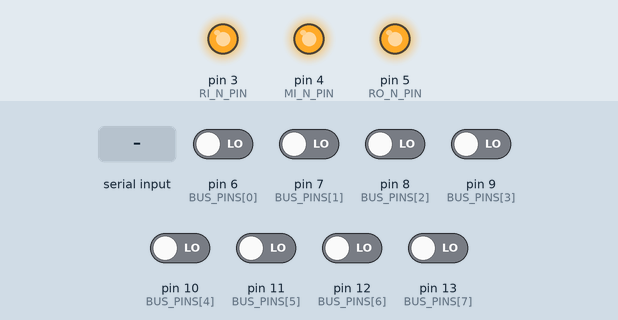
Simulated run of this sketch. Board: Arduino Uno, built with avr-gcc and run on an emulated ATmega328P. Parts: output pins drawn as LEDs (lit = HIGH). The test bench sets the inputs (shaded band); at power-on: pin 6 (BUS_PINS[0]), pin 7 (BUS_PINS[1]), pin 8 (BUS_PINS[2]), pin 9 (BUS_PINS[3]), pin 10 (BUS_PINS[4]), pin 11 (BUS_PINS[5]), pin 12 (BUS_PINS[6]), pin 13 (BUS_PINS[7]) LOW. Pins used as bus, display or sensor lines are not drawn; what the sketch prints to the serial monitor is not drawn.

Above: at 1.0 s.
1.1 s: "5\n" received over Serial
Timing chart, 0 to 4.1 s (numbered marks = the images above; inputs shaded):
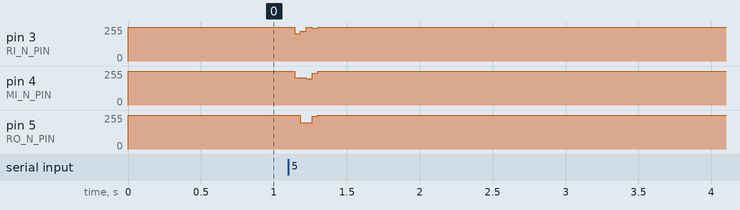

Measured:
- after the input at 1.1 s, pin 4 (MI_N_PIN): 255/255 → 205/255 at once, → 255/255 0.08 s later; pin 5 (RO_N_PIN): 255/255 → 198/255 after 0.08 s, → 255/255 0.08 s later

The sketch:

ram_programmer.ino
```cpp
/*
The SRAM needs to maintin power between programming and running.
The programmer needs to control the bus, and also expects access
to the following control signals: /RO, /MI, /RI
Additionally it must be able to control the clock (CLK).
Expected wiring:
* Arduino D2  > CLK
* Arduino D3  > /RI
* Arduino D4  > /MI
* Arduino D5  > /RO
* Arduino D6  > Bus bit0
* Arduino D7  > Bus bit1
* Arduino D8  > Bus bit2
* Arduino D9  > Bus bit3
* Arduino D10 > Bus bit4
* Arduino D11 > Bus bit5
* Arduino D12 > Bus bit6
* Arduino D13 > Bus bit7
*/

#include <Arduino.h>
#include <avr/pgmspace.h>
#include "programs.h"

// ---------------- Pin mapping ----------------
// bus pins (LSB first)
const uint8_t BUS_PINS[8] = {6,7,8,9,10,11,12,13};

// control pins
const uint8_t RO_N_PIN = 5;   // /RO
const uint8_t MI_N_PIN = 4;   // /MI
const uint8_t RI_N_PIN = 3;   // /RI
const uint8_t CLK_PIN  = 2;   // clock pulse

// ---------------- timings ----------------
const unsigned int SETTLE_US    = 20;
const unsigned int CTRL_HOLD_US = 20;
const unsigned int CLK_PULSE_US = 50;
const unsigned int RAM_OUT_US   = 50;

static const uint8_t ORIGIN_ADDR = 0x00;  // where to load the program

// pad first N bytes to 0x00 (NOP)
static const uint16_t PAD_BYTES = 128;

// ---------------- bus helpers ----------------
void driveBus(uint8_t value) {
  for (uint8_t i = 0; i < 8; i++) {
    pinMode(BUS_PINS[i], OUTPUT);
    digitalWrite(BUS_PINS[i], (value & (1 << i)) ? HIGH : LOW);
  }
  delayMicroseconds(SETTLE_US);
}

void releaseBus() {
  for (uint8_t i = 0; i < 8; i++) {
    pinMode(BUS_PINS[i], INPUT);
    digitalWrite(BUS_PINS[i], LOW);
  }
  delayMicroseconds(SETTLE_US);
}

uint8_t readBus() {
  uint8_t v = 0;
  for (uint8_t i = 0; i < 8; i++) {
    if (digitalRead(BUS_PINS[i]) == HIGH) v |= (1 << i);
  }
  return v;
}

void pulseClock() {
  digitalWrite(CLK_PIN, HIGH);
  delayMicroseconds(CLK_PULSE_US);
  digitalWrite(CLK_PIN, LOW);
  delayMicroseconds(SETTLE_US);
}

// ---------------- MAR/RAM ops ----------------
// latches address to MAR
void setAddress(uint8_t addr) {
  driveBus(addr);
  digitalWrite(MI_N_PIN, LOW);
  delayMicroseconds(CTRL_HOLD_US);
  pulseClock();
  digitalWrite(MI_N_PIN, HIGH);
  delayMicroseconds(SETTLE_US);
}

// writes
void writeByte(uint8_t addr, uint8_t data) {
  // make sure RAM isn't trying to output
  digitalWrite(RO_N_PIN, HIGH);

  // set the address on the MAR
  setAddress(addr);

  // put the data on the bus and set it in RAM
  driveBus(data);
  digitalWrite(RI_N_PIN, LOW);
  delayMicroseconds(CTRL_HOLD_US);
  pulseClock();
  digitalWrite(RI_N_PIN, HIGH);

  releaseBus();
}

uint8_t readByte(uint8_t addr) {
  // make sure RAM isn't writing
  digitalWrite(RI_N_PIN, HIGH);

  // set the address on the MAR
  setAddress(addr);

  // tell RAM to output and read the bus
  releaseBus();
  digitalWrite(RO_N_PIN, LOW);
  delayMicroseconds(RAM_OUT_US);

  uint8_t v = readBus();

  digitalWrite(RO_N_PIN, HIGH);
  delayMicroseconds(SETTLE_US);
  return v;
}

// ---------------- Utilities ----------------
void dumpRam(uint8_t startAddr, uint8_t count) {
  Serial.print(F("Dump 0x"));
  if (startAddr < 16) Serial.print('0');
  Serial.print(startAddr, HEX);
  Serial.print(F(".. count "));
  Serial.println(count);

  for (uint8_t i = 0; i < count; i++) {
    uint8_t addr = startAddr + i;
    uint8_t v = readByte(addr);

    Serial.print(F("0x"));
    if (addr < 16) Serial.print('0');
    Serial.print(addr, HEX);
    Serial.print(F(": 0x"));
    if (v < 16) Serial.print('0');
    Serial.println(v, HEX);
  }
}

bool programAndVerifyPadded(const uint8_t* prog, uint8_t origin, uint8_t len, uint16_t padBytes) {
  Serial.print(F("Padding first "));
  Serial.print(padBytes);
  Serial.println(F(" bytes to 0x00 (NOP)..."));

  // pad region
  for (uint16_t a = 0; a < padBytes; a++) {
    writeByte((uint8_t)a, 0x00);
  }

  Serial.println(F("Verifying pad..."));
  uint16_t padBad = 0;
  for (uint16_t a = 0; a < padBytes; a++) {
    uint8_t got = readByte((uint8_t)a);
    if (got != 0x00) padBad++;
  }

  Serial.print(F("Pad verify bad bytes: "));
  Serial.println(padBad);

  // program region
  Serial.print(F("Programming RAM @ origin 0x"));
  if (origin < 16) Serial.print('0');
  Serial.print(origin, HEX);
  Serial.print(F(" len="));
  Serial.println(len);

  for (uint8_t i = 0; i < len; i++) {
    uint8_t b = pgm_read_byte(prog + i);
    writeByte((uint8_t)(origin + i), b);
  }

  Serial.println(F("Write complete. Verifying program..."));

  uint8_t bad = 0;
  for (uint8_t i = 0; i < len; i++) {
    uint8_t expected = pgm_read_byte(prog + i);
    uint8_t addr = (uint8_t)(origin + i);
    uint8_t got = readByte(addr);

    if (got != expected) {
      bad++;
      Serial.print(F("Mismatch @0x"));
      if (addr < 16) Serial.print('0');
      Serial.print(addr, HEX);
      Serial.print(F(" exp 0x"));
      if (expected < 16) Serial.print('0');
      Serial.print(expected, HEX);
      Serial.print(F(" got 0x"));
      if (got < 16) Serial.print('0');
      Serial.println(got, HEX);
    }
  }

  Serial.print(F("Program verify done. Bad bytes: "));
  Serial.println(bad);

  return (padBad == 0) && (bad == 0);
}

// Read an integer selection (e.g., "12") from Serial
int readSelectionInt() {
  while (!Serial.available()) { /* wait */ }
  String s = Serial.readStringUntil('\n');
  s.trim();
  if (s.length() == 0) return -1;
  int n = s.toInt();
  return n;
}

// ---------------- Setup ----------------
void setup() {
  Serial.begin(115200);

  pinMode(RO_N_PIN, OUTPUT);
  pinMode(MI_N_PIN, OUTPUT);
  pinMode(RI_N_PIN, OUTPUT);
  pinMode(CLK_PIN, OUTPUT);

  digitalWrite(RO_N_PIN, HIGH);
  digitalWrite(MI_N_PIN, HIGH);
  digitalWrite(RI_N_PIN, HIGH);
  digitalWrite(CLK_PIN, LOW);

  releaseBus();

  Serial.println();
  Serial.println(F("In-circuit RAM programmer."));
  Serial.println(F("Ensure CPU clock is stopped and no other outputs drive the bus."));
  Serial.println();

  for (uint8_t i = 0; i < PROGRAM_COUNT; i++) {
    Serial.print(i+1);
    Serial.print(": ");
    Serial.print(PROGRAMS[i].name);
    Serial.print(" (len=");
    Serial.print(PROGRAMS[i].len);
    Serial.println(")");
  }
  Serial.println();
  Serial.println(F("Select program number and press Enter:"));

  int sel1based = readSelectionInt();
  int sel = sel1based - 1;

  if (sel < 0 || sel >= (int)PROGRAM_COUNT) {
    Serial.println(F("Invalid selection."));
    return;
  }

  Serial.print(F("Selected: "));
  Serial.println(PROGRAMS[sel].name);

  bool ok = programAndVerifyPadded(PROGRAMS[sel].bytes, ORIGIN_ADDR, PROGRAMS[sel].len, PAD_BYTES);

  // dumpRam(0x00, 32);

  Serial.println(ok ? F("SUCCESS. Disconnect Arduino board, switch to RUN, reset CPU, start main clock.")
                    : F("FAIL. Fix something and retry."));
}

void loop() {}
```

programs.h
```cpp
#pragma once
#include <Arduino.h>
#include <avr/pgmspace.h>

struct ProgramDef {
  const char* name;          // string literal (OK for small menus)
  const uint8_t* bytes;      // points to PROGMEM data
  uint8_t len;               // derived from sizeof(program)
};

// --------------------------------
// PROGRAM TABLE/LOOKUP
// --------------------------------
// This table needs to be updated as per the actual programs below
#define PROGRAM_LIST(X) \
  X(TEST01,     "Flags & Jumps") \
  X(TEST02,     "Memory") \
  X(TEST03,     "Registers & ADD") \
  X(TEST04,     "JMPV") \
  X(DANCE01,    "LED Dance 1") \
  X(DANCE02,    "LED Dance 2") \
  X(DEMO01,     "Demo 01")

// --------------------------------
// PROGRAM LIST
// --------------------------------

const uint8_t TEST01[16]PROGMEM = {
  // ; Flags & Jumps test
  // ; Will test: LDI, STA, SUB, ADI, JC, JZ, JMP, OUT, HLT
  // ; PASS output: 0x0A
  // ; FAIL output: 0x0E
  0xD1, // LDI 0x01 ; A = 1
  0x3F, // STA 0x0F ; RAM[0xF] = 1
  0xD0, // LDI 0x00 ; A = 0
  0xEF, // SUB 0x0F ; A = 0 - 1 = 0xFF, CF=0, ZF=0
  0x8D, // JC 0x0D ; must NOT jump (CF=0)
  0x51, // ADI 0x01 ; A = 0x00, CF=1, ZF=1
  0x98, // JZ 0x08 ; must jump (ZF=1)
  0x6D, // JMP 0x0D ; FAIL if we get here
  0x8A, // JC 0x0A ; must jump (CF=1)
  0x6D, // JMP 0x0D ; FAIL if we get here
  0xDA, // LDI 0x0A ; PASS code
  0xA0, // OUT
  0xF0, // HLT
  0xDE, // LDI 0x0E ; FAIL code
  0xA0, // OUT
  0xF0, // HLT
};

const uint8_t TEST02[12]PROGMEM = {
  // ; Memory test
  // ; Will test: LDI, STA, LDA, LDB, MOVA_B, OUT, HLT
  // ; PASS output: 0x0B
  // ; FAIL output: not 0x0B
  0xD9, // LDI 0x09 ; A = 0x09 (signature value)
  0xA0, // OUT ; just to set it to an incorrect value
  0x3E, // STA 0x0E ; RAM[0x0E] = 0x09
  0xD3, // LDI 0x03 ; A = 0x03 (signature value)
  0x3F, // STA 0x0F ; RAM[0x0F] = 0x03
  0x1E, // LDA 0x0E ; A = 0x09 (proves STA -> LDA round-trip)
  0x52, // ADI 0x02 ; A = 0x0B
  0x2F, // LDB 0x0F ; B = 0x03 (loads B from RAM)
  0xB0, // MOVA_B ; A = 0x03 (proves B truly received 0x03)
  0x58, // ADI 0x08 ; A = 0x0B
  0xA0, // OUT ; expect 0x0B
  0xF0, // HLT
};

const uint8_t TEST03[10]PROGMEM = {
  // ; Register transfer & ADD test
  // ; Will test: NOP, LDI, STA, ADD, MOVB_A, MOVA_B, OUT, HLT
  // ; PASS output: 0x0C
  0x00, // NOP ; do nothing
  0xD1, // LDI 0x01 ; A = 1
  0x3F, // STA 0x0F ; RAM[0x0F] = 1
  0xDB, // LDI 0x0B ; A = 0x0B
  0x4F, // ADD 0x0F ; A = 0x0C        (tests ADD-from-RAM)
  0xC0, // MOVB_A ; B = 0x0C        (tests MOVB_A)
  0xD0, // LDI 0x00 ; A = 0
  0xB0, // MOVA_B ; A = 0x0C        (tests MOVA_B)
  0xA0, // OUT ; expect 0x0C
  0xF0, // HLT
};

const uint8_t TEST04[16]PROGMEM = {
  // ; JMPV test
  // ; Will test: LDI, STA, JMPV, OUT, HLT
  // ; PASS output: 0x0D
  0xDC, // LDI 0x0C ; A = 0x0C (address of PASS block)
  0x3F, // STA 0x0F ; RAM[0x0F] = 0x0C (jump vector)
  0xDE, // LDI 0x0E ; preload FAIL code in A
  0x7F, // JMPV 0x0F ; PC = RAM[0x0F] (should jump to 0x0C)
  0xA0, // OUT ; if JMPV fails, we fall through and output 0x0E
  0xF0, // HLT
  0x00, // NOP ; padding
  0x00, // NOP
  0x00, // NOP
  0x00, // NOP
  0x00, // NOP
  0x00, // NOP
  0xDD, // LDI 0x0D ; PASS code (must be at 0x0C)
  0xA0, // OUT
  0xF0, // HLT
  0x00, // NOP
};

const uint8_t DANCE01[14]PROGMEM = {
  // ; Dual-chase display loop
  // ; Visuals:
  // ; - A counts upward
  // ; - B shows (0xFF - A), so it "counts downward"
  // ; - RAM[0] mirrors A, RAM[1] mirrors B (RAM+MAR animate)
  // ; - ALU active every step
  0xD1, // LDI 0x01
  0x3F, // STA 0x0F ; RAM[0xF] = 1  (increment constant)
  0xD0, // LDI 0x00
  0x30, // STA 0x00 ; RAM[0] = A          (show A on RAM)
  0xC0, // MOVB_A ; B = A               (copy A so B changes too)
  0xD0, // LDI 0x00
  0xE0, // SUB 0x00 ; A = 0 - RAM[0] = (-A)   (two's complement-ish step)
  0xEF, // SUB 0x0F ; A = A - 1 = (~A)        (because (-A) - 1 == ~A)
  0xC0, // MOVB_A ; B = A               (B = ~original A)
  0x31, // STA 0x01 ; RAM[1] = B          (show B on RAM)
  0x10, // LDA 0x00 ; A = original A back
  0x4F, // ADD 0x0F ; A = A + 1           (increment)
  0xA0, // OUT
  0x63, // JMP 0x03
};

const uint8_t DANCE02[10]PROGMEM = {
  // ; ALU shimmer loop
  // ; Visuals:
  // ; - A runs and jitters
  // ; - B periodically captures A (so B LEDs “follow” but lag)
  // ; - RAM[1] stores a constant (used for ADD/SUB)
  // ; - ALU is constantly active
  0xD7, // LDI 0x07
  0x31, // STA 0x01 ; RAM[1] = 7  (constant)
  0x51, // ADI 0x01 ; A++
  0xA0, // OUT
  0xC0, // MOVB_A ; B = A       (B tracks A)
  0x41, // ADD 0x01 ; A = A + 7   (big jump, ALU lights)
  0xE1, // SUB 0x01 ; A = A - 7   (back, but flags toggle)
  0x52, // ADI 0x02 ; A += 2
  0xA0, // OUT
  0x62, // JMP 0x02
};

const uint8_t DEMO01[16]PROGMEM = {
  // ; Fibonacci sequence
  // ; Setup
  0xD1, // LDI 0x01 ; Set A = 1 initially
  0x3E, // STA 0x0E ; Store A = 1 into 0xE (Previous value)
  0x3F, // STA 0x0F ; Store A = 1 into 0xF (Current value)
  // ; Main loop
  0x8C, // JC 0x0C ; If Carry Flag is set, be done
  0x1F, // LDA 0x0F ; Load current value into A
  0x3D, // STA 0x0D ; Put that into temp storage
  0x4E, // ADD 0x0E ; Add our previous value
  0xA0, // OUT ; Show it on the Display
  0x3F, // STA 0x0F ; Store our current value
  0x1D, // LDA 0x0D ; Load our temporary value
  0x3E, // STA 0x0E ; Store that into our previous value
  0x63, // JMP 0x03 ; Keep on going
  0xF0, // HLT
  0x00, // PAD
  0x00, // PAD
  0x00, // PAD
};

// --- Auto-generate PROGRAMS[] from PROGRAM_LIST ---
#define MAKE_PROG(sym, title) { title, sym, (uint8_t)sizeof(sym) },
const ProgramDef PROGRAMS[] = {
  PROGRAM_LIST(MAKE_PROG)
};
#undef MAKE_PROG

const uint8_t PROGRAM_COUNT = sizeof(PROGRAMS) / sizeof(PROGRAMS[0]);
```
